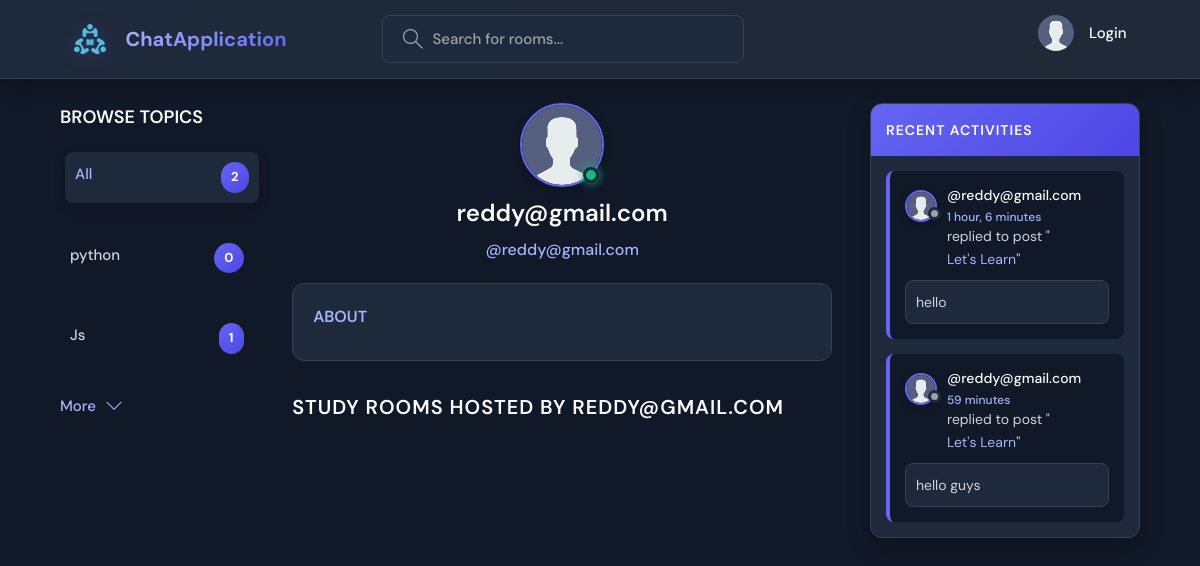
The page /profile/3 on the database its author committed.
### app/models.py (models this page shows, shortened)
class Topic(models.Model):
    name = models.CharField(max_length=200)

class User(AbstractUser):
    name = models.CharField(max_length=200,null=True)
    email = models.EmailField(null=True,unique=True)
    bio = models.TextField(null=True)
    avatar = models.ImageField(null=True,default = "avatar.svg")
    USERNAME_FIELD = 'email'
    REQUIRED_FIELDS=[]

class Message(models.Model):
    user = models.ForeignKey(User,on_delete=models.CASCADE)
    room = models.ForeignKey(Room,on_delete=models.CASCADE)
    body = models.TextField()
    updated = models.DateTimeField(auto_now=True)
    created = models.DateTimeField(auto_now_add=True)
    class Meta:
        ordering = ['updated','created']

class Room(models.Model):
    host = models.ForeignKey(User,on_delete=models.SET_NULL,null=True)
    topic = models.ForeignKey(Topic,on_delete=models.SET_NULL,null=True)
    name = models.CharField(max_length=200)
    description = models.TextField(null=True,blank=True)
    participants = models.ManyToManyField(User,related_name='participants',blank = True)
    updated = models.DateTimeField(auto_now=True)
    created = models.DateTimeField(auto_now_add=True)
    class Meta:
        ordering = ['-updated','-created']

### app/views.py (the view)
# urls.py: path('profile/<str:pk>',views.userProfile,name='user-profile'),
def userProfile(request,pk):
    user = User.objects.get(id = pk)
    rooms = user.room_set.all()
    room_messages = user.message_set.all()
    topics = Topic.objects.all()
    context={'user':user,'rooms':rooms,'topics':topics,'room_messages':room_messages}
    return render(request,'app/profile.html',context)

### app/templates/app/profile.html (shortened to what this page needs)
{% extends  'main.html' %}
{% block content%}
  <main class="profile-page layout layout--3">
    <div class="container">
      {% include 'app/topics_component.html' %}
      <div class="roomList">
        <div class="profile">
          <div class="profile__avatar">
            <div class="avatar avatar--large active">
              <img src="{{user.avatar.url}}" />
            </div>
          </div>
          <div class="profile__info">
            <h3>{{user.username}}</h3>
            <p>@{{user.username}}</p>
          </div>
          <div class="profile__about">
            <h3>About</h3>
          </div>
        </div>
        <div class="roomList__header">
          <div>
            <h2>Study Rooms Hosted by {{user.username}}</a>
            </h2>
          </div>
        </div>
      </div>
       {% include 'app/activity_component.html' %}
    </div>
  </main>
{% endblock %}

### templates/main.html (shortened to what this page needs)
<!DOCTYPE html>
{% load static %}
<html lang="en">
  <head>
    <link rel="stylesheet" href="{% static 'styles/style.css' %}" />
  </head>
  <body>
    {%include 'navbar.html'%}
    {% block content %}
    {% endblock %}
  </body>
</html>

### templates/navbar.html (shortened to what this page needs)
{% load static %}
<header class="header header--loggedIn">
    <div class="container">
        <a href="{% url 'home' %}" class="header__logo">
            <img src="{% static 'images/logo.svg' %}" />
            <h1>ChatApplication</h1>
        </a>
        <form class="header__search" method="GET" action="{% url 'home' %}">
            <label>
                <input name="q" placeholder="Search for rooms..." />
            </label>
        </form>
        <nav class="header__menu">
            {% if request.user.is_authenticated %}
            <div class="header__user">
                <a href="{% url 'update-user' %}">
                    <div class="avatar avatar--medium active">
                        <img src="{{request.user.avatar.url}}" />
                    </div>
                    <p>{{request.user.name}}<span>@{{request.user.email}}</span></p>
                </a>
                <button class="dropdown-button">
                    <svg version="1.1" xmlns="http://www.w3.org/2000/svg" width="32" height="32" viewBox="0 0 32 32">
                        <title>chevron-down</title>
                        <path d="M16 21l-13-13h-3l16 16 16-16h-3l-13 13z"></path>
                    </svg>
                </button>
            </div>
            {% else %}
            <a href="{% url 'login' %}">
                <img src="{% static 'images/avatar.svg' %}" />
                <p>Login</p>
            </a>
            {% endif %}
        </nav>
    </div>
</header>

### app/templates/app/topics_component.html
 <div class="topics">
          <div class="topics__header">
            <h2>Browse Topics</h2>
          </div>
          <ul class="topics__list">
            <li>
              <a href="{% url 'home' %}" class="active">All <span>{{topics.count}}</span></a>
            </li>
            {% for topic in topics%}
            <li>
              <div>
                <a href = "{% url 'home' %}?q={{topic.name}}">{{topic.name}}<span>{{topic.room_set.all.count}}</span></a>
              </div>
            </li>
            {% endfor %}
          </ul>
          <a class="btn btn--link" href="{% url 'topics' %}">
            More
            <svg version="1.1" xmlns="http://www.w3.org/2000/svg" width="32" height="32" viewBox="0 0 32 32">
              <title>chevron-down</title>
              <path d="M16 21l-13-13h-3l16 16 16-16h-3l-13 13z"></path>
            </svg>
          </a>
        </div>

### app/templates/app/activity_component.html (shortened to what this page needs)
<div class="activities">
    <div class="activities__header">
        <h2>Recent Activities</h2>
    </div>
    {% for message in room_messages %}
    <div class="activities__box">
        <div class="activities__boxHeader roomListRoom__header">
            <a href="{% url 'user-profile' message.user.id %}" class="roomListRoom__author">
                <div class="avatar avatar--small">
                    <img src="{{message.user.avatar.url}}" />
                </div>
                <p>
                    @{{message.user}}
                    <span>{{message.created|timesince}}</span>
                </p>
            </a>
        </div>
        <div class="activities__boxContent">
            <p>replied to post "<a href="{% url 'room' message.room.id %}">{{message.room.name}}</a>"</p>
            <div class="activities__boxRoomContent">
                {{message.body}}
            </div>
        </div>
    </div>
    {% endfor %}
</div>

### rows shown on the page
Topic: name "python", room_set.all.count "0"
Topic: name "Js", room_set.all.count "1"
User: avatar (placeholder picture), username "reddy@gmail.com", username "REDDY@GMAIL.COM"
Message: user.avatar (placeholder picture), user "reddy@gmail.com", created "1 hour, 6 minutes", room.name "Let's Learn", body "hello"
Message: user.avatar (placeholder picture), user "reddy@gmail.com", created "59 minutes", room.name "Let's Learn", body "hello guys"

### other values the page prints
{{ topics.count }} "2"
